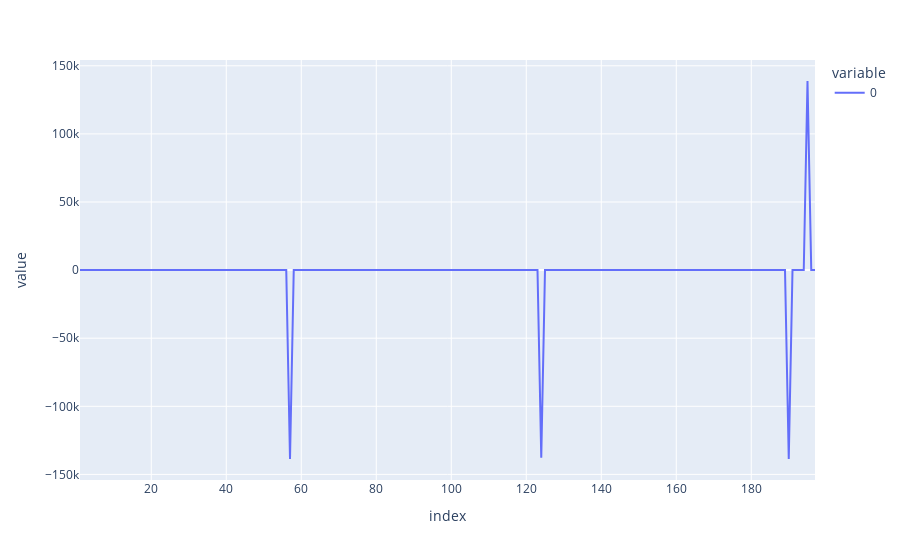

Notebook cell for this chart:
### Code cell
C = 299792458.0
tsfreq = 499.2e6 * 128

tprop_ctn = (((tround1*tround2) - (treply1*treply2)) / (tround1 + tround2 + treply1 + treply2))
tprop = tprop_ctn/tsfreq
distance = C * tprop
px.line(distance)

### Figure 1 — Plotly figure (JSON) as saved in the notebook; plotly's stock layout.template omitted (floating-point values rounded to 4 significant figures; data arrays with more than 128 entries replaced by an {"elided": "..."} marker saying what was removed)
{"data": [{"hovertemplate": "variable=0<br>index=%{x}<br>value=%{y}<extra></extra>", "legendgroup": "0", "line": {"color": "#636efa", "dash": "solid"}, "mode": "lines", "name": "0", "orientation": "v", "showlegend": true, "type": "scatter", "x": {"elided": "197 int values"}, "xaxis": "x", "y": {"elided": "197 float values"}, "yaxis": "y"}], "layout": {"legend": {"title": {"text": "variable"}, "tracegroupgap": 0}, "margin": {"t": 60}, "xaxis": {"anchor": "y", "domain": [0, 1], "title": {"text": "index"}}, "yaxis": {"anchor": "x", "domain": [0, 1], "title": {"text": "value"}}}}
